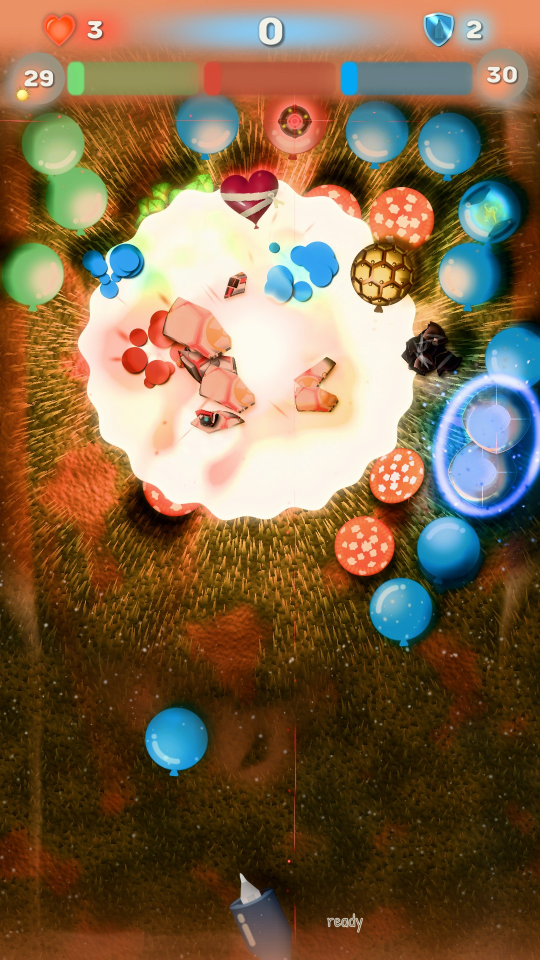
#> input picture Docs/frame/frame.jpg, 1080 x 1920 px, given in place of frame.png, which was not available (shown at 1/2 size)
$ python map_sheet.py ../../Docs/frame
#> lines starting #> are read from the running program, lines starting #| are printed output that depends on the picture
#!/usr/bin/env python3
"""Lays the render maps `stage.py maps` wrote out beside the frame they belong to.

    python3 Tools/stage/map_sheet.py Logs/stage/maps-night --title "Night, ring light on"

Reads DIR/frame.png and every DIR/<map>-rgb.png with its <map>-a.png, and writes DIR/sheet.png: the frame on
the left, then a column per map with its colour channels above and its alpha below, each scaled up without
smoothing so a map's real texels show. A map with nothing in it is left out and named under the heading.
"""

import argparse
import glob
import os

from PIL import Image, ImageDraw, ImageFont

BACKGROUND = (22, 22, 26)
INK = (240, 240, 240)
NOTE = (170, 180, 200)
GAP = 8
HEADER = 64
LABEL = 44
FRAME_WIDTH = 540
PANEL_WIDTH = 250


def font(size, bold=False):
    for name in (("segoeuib.ttf", "DejaVuSans-Bold.ttf") if bold else ("segoeui.ttf", "DejaVuSans.ttf")):
        try:
            return ImageFont.truetype(name, size)
        except OSError:
            continue
    return ImageFont.load_default()


def is_blank(image):
    return image.convert("L").getextrema() == (0, 0)


def compose(directory, found=None, title=""):
    """Writes DIR/sheet.png. `found` is what `Stage.maps` returns ({map: (width, height, max colour, max alpha)} or
    None for a map that doesn't exist); without it the maps are the PNGs in the folder."""
#> called with directory = '../../Docs/frame', title = ''
    names = list(found) if found else sorted(
        os.path.basename(path)[:-len("-rgb.png")] for path in glob.glob(os.path.join(directory, "*-rgb.png")))
    shown, left_out = [], []
    for name in names:
        path = os.path.join(directory, name + "-rgb.png")
        if (found and found.get(name) is None) or not os.path.exists(path):
            left_out.append(name + " (not made yet)")
            continue
        colour = Image.open(path).convert("RGB")
        alpha = Image.open(os.path.join(directory, name + "-a.png")).convert("RGB")
        if is_blank(colour) and is_blank(alpha):
            left_out.append(name + " (empty)")
            continue
        shown.append((name, colour, alpha))

    frame = Image.open(os.path.join(directory, "frame.png")).convert("RGB")
#> frame is the input picture: PIL image 1080x1920 RGB; mean R, G, B 125.9, 101.3, 72.3
    frame_height = round(FRAME_WIDTH * frame.height / frame.width)
#> frame_height = 960
    panel_height = (frame_height - 2 * LABEL - GAP) // 2
#> panel_height = 432
    width = FRAME_WIDTH + GAP + len(shown) * (PANEL_WIDTH + GAP)
    sheet = Image.new("RGB", (width, HEADER + frame_height + GAP), BACKGROUND)
    draw = ImageDraw.Draw(sheet)
    draw.text((10, 6), title or os.path.basename(os.path.normpath(directory)), fill=INK, font=font(24, True))
    if left_out:
        draw.text((10, 38), "Not shown: " + ", ".join(left_out), fill=NOTE, font=font(16))
    sheet.paste(frame.resize((FRAME_WIDTH, frame_height), Image.LANCZOS), (0, HEADER))
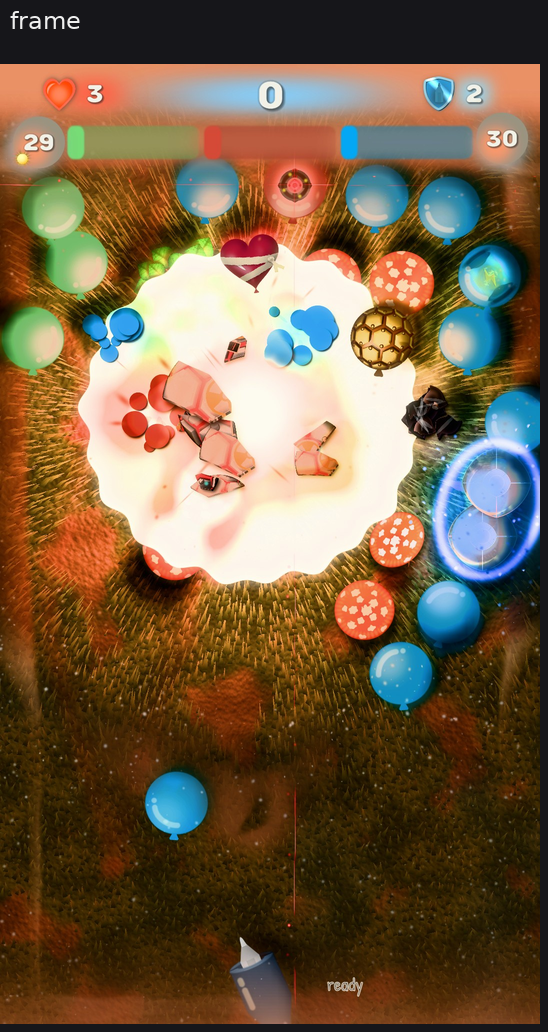
#> sheet: PIL image 548x1032 RGB; mean R, G, B 117.4, 94.9, 68.7

    small = font(16)
    for column, (name, colour, alpha) in enumerate(shown):
        x = FRAME_WIDTH + GAP + column * (PANEL_WIDTH + GAP)
        scale = found.get(name) if found else None
        for row, (image, channels, top) in enumerate(
                ((colour, "RGB", scale[2] if scale else 1.0), (alpha, "A", scale[3] if scale else 1.0))):
            y = HEADER + row * (panel_height + LABEL + GAP)
            draw.text((x, y), name, fill=INK, font=small)
            note = f"{channels}  {image.width}x{image.height}"
            if top > 1.0:
                note += f"  shown at 1/{top:.2f}"
            draw.text((x, y + 20), note, fill=NOTE, font=small)
            # Fitted inside the panel, keeping the map's own shape: the maps aren't all the screen's.
            fit = min(PANEL_WIDTH / image.width, panel_height / image.height)
            size = (max(1, round(image.width * fit)), max(1, round(image.height * fit)))
            sheet.paste(image.resize(size, Image.NEAREST), (x, y + LABEL))

    out = os.path.join(directory, "sheet.png")
    sheet.save(out)
    print(f"wrote {out} ({sheet.width}x{sheet.height}, {len(shown)} maps)")
#| wrote ../../Docs/frame/sheet.png (548x1032, 0 maps)
    return out


def main():
    parser = argparse.ArgumentParser(description=__doc__, formatter_class=argparse.RawDescriptionHelpFormatter)
    parser.add_argument("directory")
    parser.add_argument("--title", default="")
    args = parser.parse_args()
    compose(args.directory, None, args.title)


if __name__ == "__main__":
    main()

$ run again, with Docs/frame/added-bodies.jpg copied over Docs/frame/frame.jpg
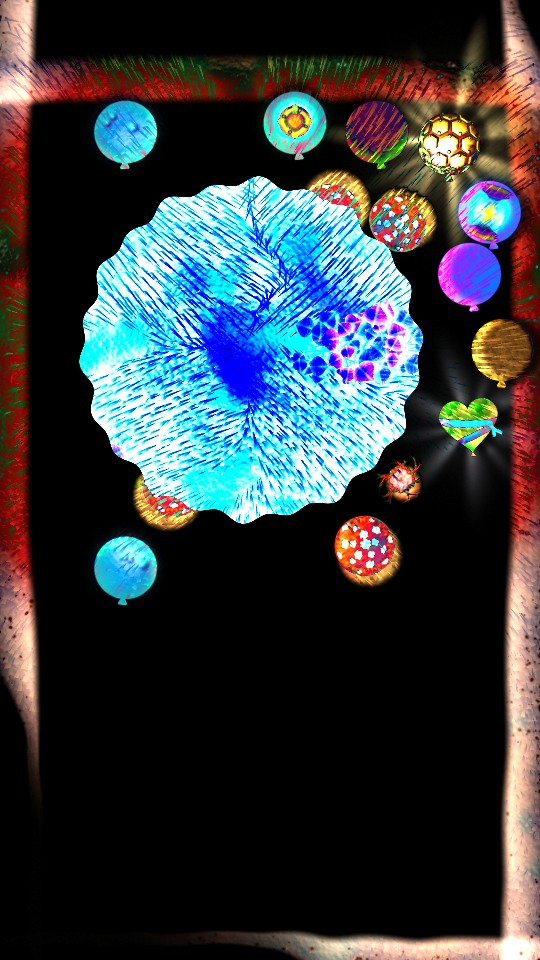
#> input picture Docs/frame/added-bodies.jpg, 540 x 960 px, given in place of frame.png, which was not available
#> in compose, frame is the input picture: PIL image 540x960 RGB; mean R, G, B 51.7, 58.2, 63.6
#> in compose, `sheet.paste(frame.resize((FRAME_WIDTH, frame_height), Image.LANCZOS), ..`:
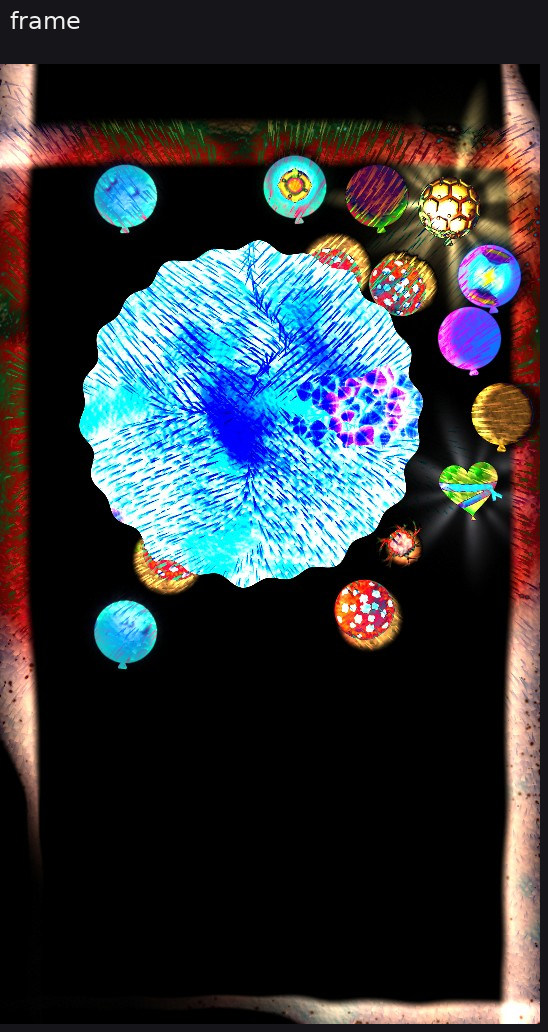
#> sheet: PIL image 548x1032 RGB; mean R, G, B 49.3, 55.3, 60.6
#| wrote ../../Docs/frame/sheet.png (548x1032, 0 maps)
